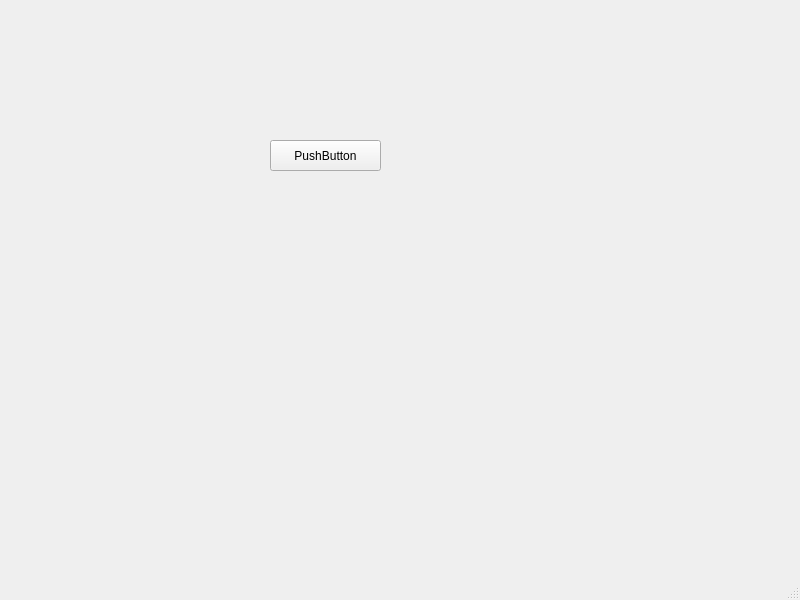
<?xml version="1.0" encoding="UTF-8"?>
<ui version="4.0">
 <class>MainWindow</class>
 <widget class="QMainWindow" name="MainWindow">
  <property name="geometry">
   <rect>
    <x>0</x>
    <y>0</y>
    <width>800</width>
    <height>600</height>
   </rect>
  </property>
  <property name="windowTitle">
   <string>MainWindow</string>
  </property>
  <widget class="QWidget" name="centralwidget">
   <widget class="QPushButton" name="pushButton">
    <property name="geometry">
     <rect>
      <x>270</x>
      <y>140</y>
      <width>111</width>
      <height>31</height>
     </rect>
    </property>
    <property name="text">
     <string>PushButton</string>
    </property>
   </widget>
  </widget>
  <widget class="QMenuBar" name="menubar">
   <property name="geometry">
    <rect>
     <x>0</x>
     <y>0</y>
     <width>800</width>
     <height>22</height>
    </rect>
   </property>
  </widget>
  <widget class="QStatusBar" name="statusbar"/>
 </widget>
 <resources/>
 <connections/>
</ui>
